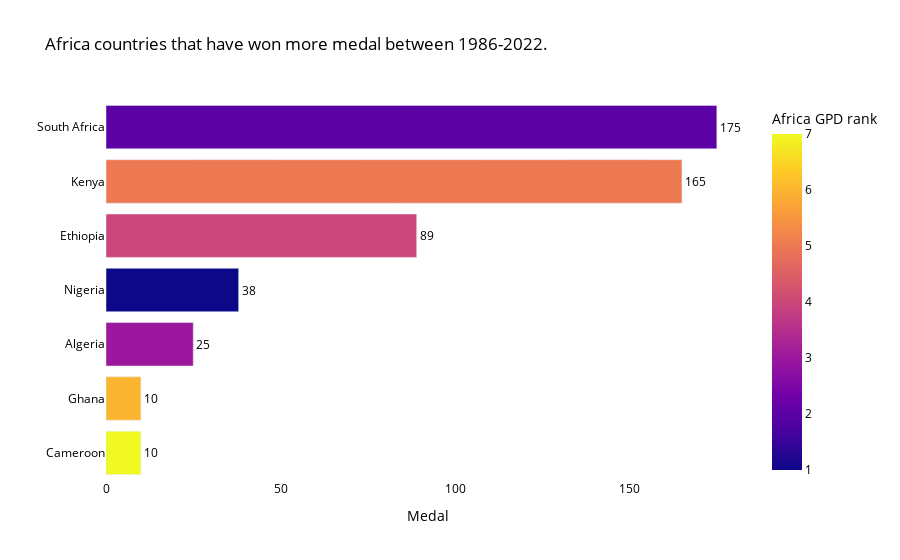

Notebook code for this chart:
### Markdown cell above
## c) Top African countries that have won more medail 

**If the Olympic performance of the riches countries is affected by the place where the games were organised. Therefore what about the country that can not organise the Olympic games?**

### Code cell
pga =gpd[gpd['Country Name'].isin(['Cameroon','Nigeria','Algeria','South Africa','Kenya','Ethiopia','Ghana'])]
pga = pga.sort_values(by=['2021'],ascending=False)
fda = pd.DataFrame({'country':list(pga['Country Name']), 'Africa GPD rank':[i for i in range(1,len(pga)+1)]})
tmp = newdf.groupby(['country'])['Medal number'].sum()
df6 = pd.DataFrame(data={'Medal': tmp.values}, index=tmp.index).reset_index()
df6 = df6.merge(fda, how='right').dropna()


df6= df6.sort_values(by=['Medal'],ascending=False)
fig = px.bar(df6, x="Medal", y="country",text='Medal',color="Africa GPD rank",
             color_discrete_sequence =color_continuous_scale,
             title="Africa countries that have won more medal between 1986-2022.",
labels={ # replaces default labels by column name
                "Number games hosted": "Number of Olympic games hosted",
                'GPD rank': "World GPD rank"
            })
fig.update_layout(legend=dict(
    yanchor="bottom",
    y=0.03,
    xanchor="right",
    x=.97
))
fig.update_layout({
'plot_bgcolor': 'rgba(0, 0, 0, 0)',
'paper_bgcolor': 'rgba(0, 0, 0, 0)',
})
fig.update_layout(yaxis=dict(autorange="reversed"), legend_title_font_color="black",
                  font_color="black",legend = dict(font = dict(size = 12)),
    title_font_color="black",)
fig.update_yaxes(title_text='')
fig.update_traces(textposition='outside')
fig.show()

### Figure 1 — Plotly figure (JSON) as saved in the notebook; plotly's stock layout.template omitted (floating-point values rounded to 4 significant figures)
{"data": [{"alignmentgroup": "True", "hovertemplate": "Medal=%{text}<br>country=%{y}<br>Africa GPD rank=%{marker.color}<extra></extra>", "legendgroup": "", "marker": {"color": [2, 5, 4, 1, 3, 6, 7], "coloraxis": "coloraxis", "pattern": {"shape": ""}}, "name": "", "offsetgroup": "", "orientation": "h", "showlegend": false, "text": [175, 165, 89, 38, 25, 10, 10], "textposition": "outside", "type": "bar", "x": [175, 165, 89, 38, 25, 10, 10], "xaxis": "x", "y": ["South Africa", "Kenya", "Ethiopia", "Nigeria", "Algeria", "Ghana", "Cameroon"], "yaxis": "y"}], "layout": {"barmode": "relative", "coloraxis": {"colorbar": {"title": {"text": "Africa GPD rank"}}, "colorscale": [[0, "#0d0887"], [0.1111, "#46039f"], [0.2222, "#7201a8"], [0.3333, "#9c179e"], [0.4444, "#bd3786"], [0.5556, "#d8576b"], [0.6667, "#ed7953"], [0.7778, "#fb9f3a"], [0.8889, "#fdca26"], [1, "#f0f921"]]}, "font": {"color": "black"}, "legend": {"font": {"size": 12}, "title": {"font": {"color": "black"}}, "tracegroupgap": 0, "x": 0.97, "xanchor": "right", "y": 0.03, "yanchor": "bottom"}, "paper_bgcolor": "rgba(0, 0, 0, 0)", "plot_bgcolor": "rgba(0, 0, 0, 0)", "title": {"font": {"color": "black"}, "text": "Africa countries that have won more medal between 1986-2022."}, "xaxis": {"anchor": "y", "domain": [0, 1], "title": {"text": "Medal"}}, "yaxis": {"anchor": "x", "autorange": "reversed", "domain": [0, 1], "title": {"text": ""}}}}
